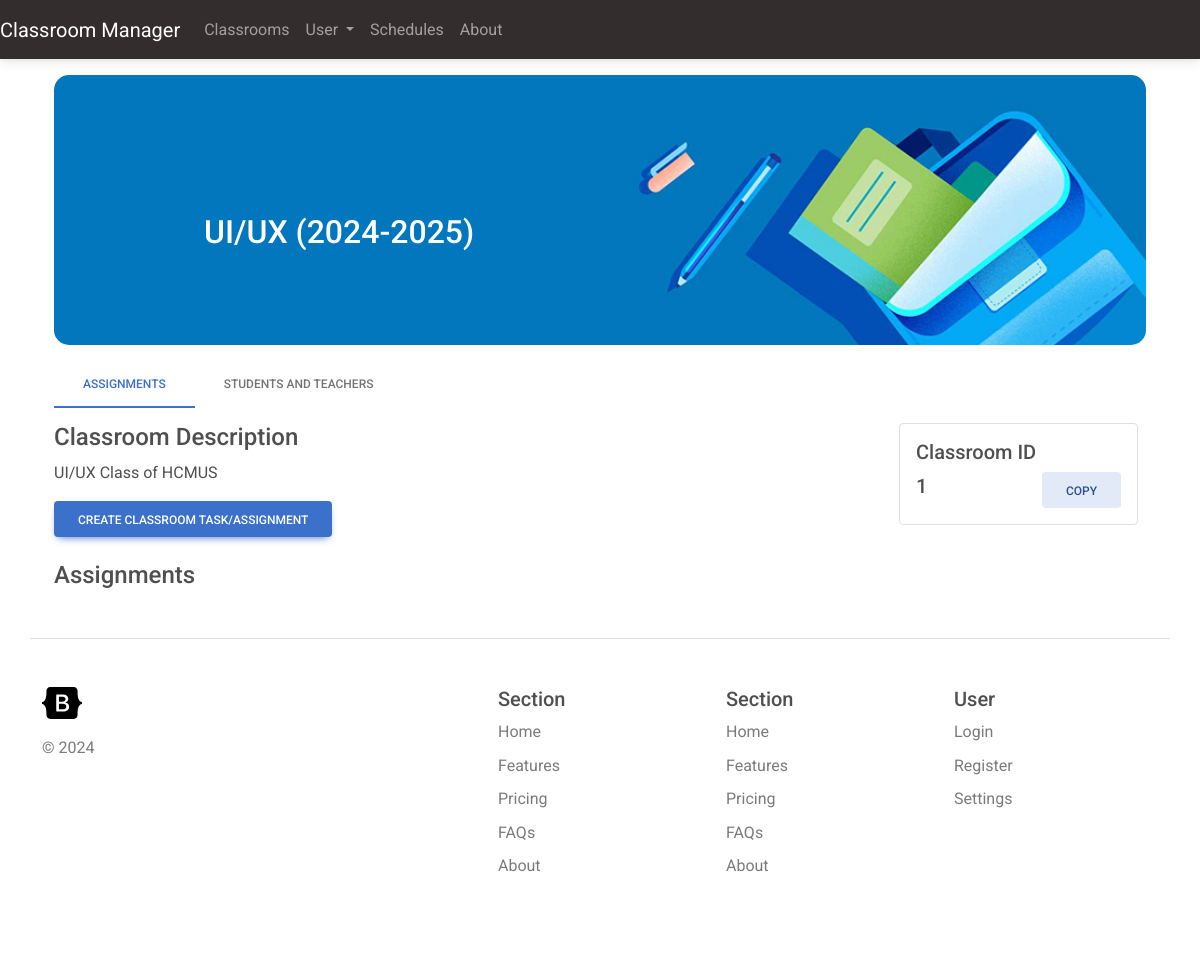
Page /classroom/1 (signed in) on the earlier database version.
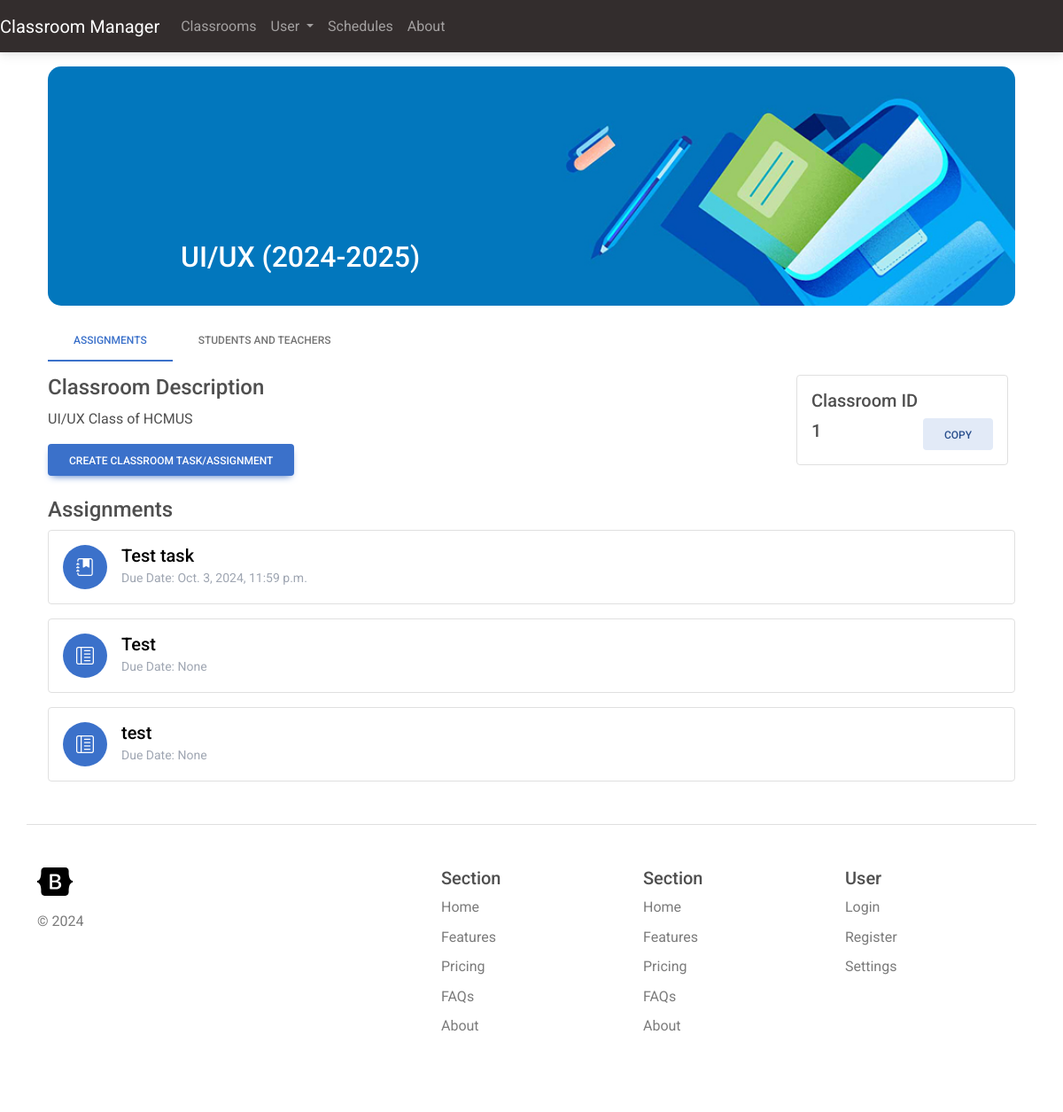
Same page on the later database version.
### classroom_manager/models.py (models this page shows, shortened)
class ClassroomTask(models.Model):
    isAssignment = models.BooleanField(default=True)
    title = models.CharField(max_length=200, null=True)
    description = models.CharField(max_length=5000, null=True)
    classroom = models.ForeignKey(Classroom, on_delete=models.CASCADE)
    deadline = models.DateTimeField(null=True)
    acceptLateSubmission = models.BooleanField(default=True)

### classroom_manager/views.py (the view, shortened to what this page needs)
# urls.py: path('classroom/<int:id>', views.classroomDetailPage, name="classroom_details"),
@login_required(login_url='login')
def classroomDetailPage(request: HttpRequest, id):
    if request.method == 'GET':
        classroom = Classroom.objects.filter(id=id).first()
        if classroom != None:
            students = classroom.students.all()
            teachers = classroom.teachers.all()
            tasks = ClassroomTask.objects.filter(classroom=classroom).all()
            isCurrentUserTeacher = isTeacher(request.user.id, classroom.id)
            context = {'classroom': classroom, 'students': students, 'teachers': teachers, 'classroomId': id,
                       'tasks': tasks, 'isTeacher': isCurrentUserTeacher, 'joinPath': request.get_host() + reverse('join_classroom_by_id', args=[id]) }
            return render(request, 'classroom_details.html', context)
        else:
            return render(request, '404page.html')

### classroom_manager/views.py (called while the page is built)
def isTeacher(userId, classroomId):
    user = User.objects.filter(id=userId).first()
    classroom = Classroom.objects.filter(id=classroomId, teachers__id__contains=userId).first()
    if user == None or classroom == None:
        return False
    return True

### classroom_manager/templates/classroom_details.html (shortened to what this page needs)
{% extends 'navbar.html' %}
{% block content %}
{% load static %}
    <div class="container">
        <div style="width: 100%;" class="mt-3">
            <img style="width: 100%; border-radius: 15px;"  src="{% static classroom.background %}"/ >
            <div style="padding: 1rem 1.5rem; position: absolute; top: 20%; left: 15%; width: 75%; color: white;">
                <h2 style="text-overflow: ellipsis; overflow: hidden; display: block; whitespace: no-wrap;">{{ classroom.name }}</h2>
            </div>
        </div>
        <ul class="nav nav-tabs mb-2 mt-3">
            <li class="nav-item">
                <a class="nav-link active" aria-current="page" href="#">Assignments</a>
            </li>
            <li class="nav-item">
                <a class="nav-link" href="{% url 'classroom_details_users' classroom.id %}">Students and teachers</a>
            </li>
        </ul>
        <div>
            <div class="row">
                <div class="col-12 col-lg-9">
                    <h4 class="mt-2">Classroom Description</h4>
                    <p>{{ classroom.description }}</p>
                    {% if isTeacher %}
                    <a href="{% url 'task_create' classroom.id %}" class="btn btn-primary mb-3">Create classroom task/assignment</a>
                    {% endif %}
                </div>
                <div class="col-12 col-lg-3">
                    <div class="mx-2 my-2 rounded border p-3">
                        <h5>Classroom ID</h5>
                        <div class="d-flex justify-content-between align-items-center">
                            <h5>{{ classroom.id }}</h5>
                            <button class="btn btn-secondary ms-2" onclick="navigator.clipboard.writeText('{{ joinPath }}')">Copy</button>
                        </div>
                    </div>
                </div>
            </div>
            <h4 class="mt-2">Assignments</h4>
            <div>
                {% for task in tasks %}
                <a href="{% url 'task_details' task.id %}" class="text-decoration-none">
                    <div class="border rounded p-3 mb-3">
                        <div class="d-flex align-items-center">
                            <div class="bg-primary rounded-circle me-2" style="width: 50px; height: 50px; position: relative;">
                                {% if task.isAssignment %}
                                    <i class="bi bi-journal-bookmark-fill text-white" style="font-size: 20px; position: absolute; top: 50%; left: 50%; transform: translate(-50%, -50%);"></i>
                                {% else %}
                                    <i class="bi bi-layout-text-sidebar-reverse text-white" style="font-size: 20px; position: absolute; top: 50%; left: 50%; transform: translate(-50%, -50%);"></i>
                                {% endif %}
                            </div>
                            <div class="ms-2">
                                <h5 class="text-black m-auto">{{ task.title }}</h5>
                                <p class="text-secondary m-auto"><small>Due Date: {{ task.deadline }}</small></p>
                            </div>
                        </div>
                    </div>
                </a>
                {% endfor %}
            </div>
        </div>
    </div>
{% endblock %}

Differences in the rows shown:
added ClassroomTask: isAssignment True (drawn), title "Test task", deadline "Oct. 3, 2024, 11:59 p.m."
added ClassroomTask: isAssignment False (drawn), title "Test", deadline "None"
added ClassroomTask: isAssignment False (drawn), title "test", deadline "None"
